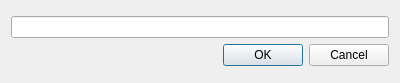
<?xml version="1.0" encoding="UTF-8"?>
<ui version="4.0">
 <class>FindDialog</class>
 <widget class="QDialog" name="FindDialog">
  <property name="geometry">
   <rect>
    <x>0</x>
    <y>0</y>
    <width>400</width>
    <height>83</height>
   </rect>
  </property>
  <property name="windowTitle">
   <string>Dialog</string>
  </property>
  <layout class="QGridLayout" name="gridLayout">
   <item row="0" column="0">
    <layout class="QVBoxLayout" name="verticalLayout">
     <item>
      <widget class="QLineEdit" name="lineEdit"/>
     </item>
     <item>
      <widget class="QDialogButtonBox" name="buttonBox">
       <property name="orientation">
        <enum>Qt::Horizontal</enum>
       </property>
       <property name="standardButtons">
        <set>QDialogButtonBox::Cancel|QDialogButtonBox::Ok</set>
       </property>
      </widget>
     </item>
    </layout>
   </item>
  </layout>
 </widget>
 <resources/>
 <connections>
  <connection>
   <sender>buttonBox</sender>
   <signal>accepted()</signal>
   <receiver>FindDialog</receiver>
   <slot>accept()</slot>
   <hints>
    <hint type="sourcelabel">
     <x>248</x>
     <y>254</y>
    </hint>
    <hint type="destinationlabel">
     <x>157</x>
     <y>274</y>
    </hint>
   </hints>
  </connection>
  <connection>
   <sender>buttonBox</sender>
   <signal>rejected()</signal>
   <receiver>FindDialog</receiver>
   <slot>reject()</slot>
   <hints>
    <hint type="sourcelabel">
     <x>316</x>
     <y>260</y>
    </hint>
    <hint type="destinationlabel">
     <x>286</x>
     <y>274</y>
    </hint>
   </hints>
  </connection>
 </connections>
</ui>
